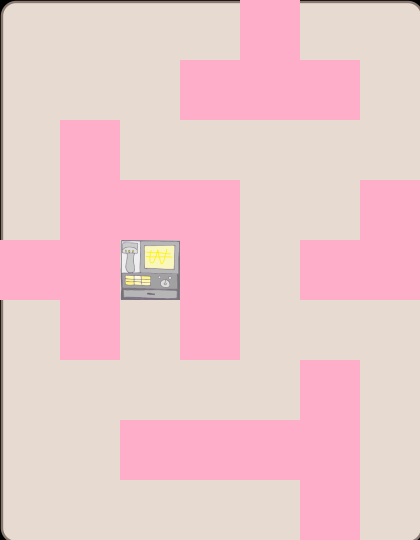

A 2D game scene composited from a Tiled map and its tileset images. What follows is a short description and the map's XML, with each tile layer's data collapsed to a summary:
An orthogonal 7x9 tile map with 60x60 px tiles, 3 tile layers (background, wall, Items), 3 tilesets and 16 objects (counter, item1, item3, item4, item2, ...).

<map version="1.0" orientation="orthogonal" width="7" height="9" tilewidth="60" tileheight="60">
 <tileset firstgid="1" name="background1" tilewidth="60" tileheight="60">
  <image source="background1.png" width="424" height="544" />
 </tileset>
 <tileset firstgid="64" source="metaset1.tsx" />
 <tileset firstgid="65" name="wall" tilewidth="60" tileheight="60">
  <image source="wall.png" width="120" height="120" />
 </tileset>
 <layer name="background" width="7" height="9">
  <data>[63 cells, 63 non-empty, 63 distinct tile ids]</data>
 </layer>
 <layer name="wall" width="7" height="9">
  <data>[63 cells, 23 non-empty, 4 distinct tile ids]</data>
 </layer>
 <layer name="Items" width="7" height="9">
  <data>[63 cells, 22 non-empty, 1 distinct tile ids]</data>
 </layer>
 <objectgroup name="endPoint" width="7" height="9">
  <object name="counter" x="126" y="243" width="46" height="47" />
 </objectgroup>
 <objectgroup name="items" width="7" height="9">
  <object name="item1" x="7" y="7" width="48" height="48" />
  <object name="item3" x="245" y="128" width="46" height="46" />
  <object name="item4" x="66" y="489" width="46" height="47" />
  <object name="item2" x="366" y="7" width="47" height="44" />
 </objectgroup>
 <objectgroup name="foods" width="7" height="9">
  <object name="food1" x="125" y="8" width="49" height="47" />
  <object name="food2" x="305" y="7" width="49" height="47" />
  <object name="food3" x="365" y="66" width="49" height="44" />
  <object name="food4" x="309" y="185" width="45" height="47" />
  <object name="food5" x="6" y="190" width="45" height="45" />
  <object name="food6" x="4" y="304" width="45" height="43" />
  <object name="food7" x="187" y="366" width="44" height="47" />
 </objectgroup>
 <objectgroup name="object" width="7" height="9">
  <object name="character" x="6" y="489" width="48" height="46" />
 </objectgroup>
 <objectgroup name="obstacle" width="7" height="9">
  <object name="food8" x="367" y="366" width="44" height="47" />
  <object name="food9" x="249" y="486" width="44" height="47" />
  <object name="food10" x="367" y="484" width="44" height="47" />
 </objectgroup>
</map>
